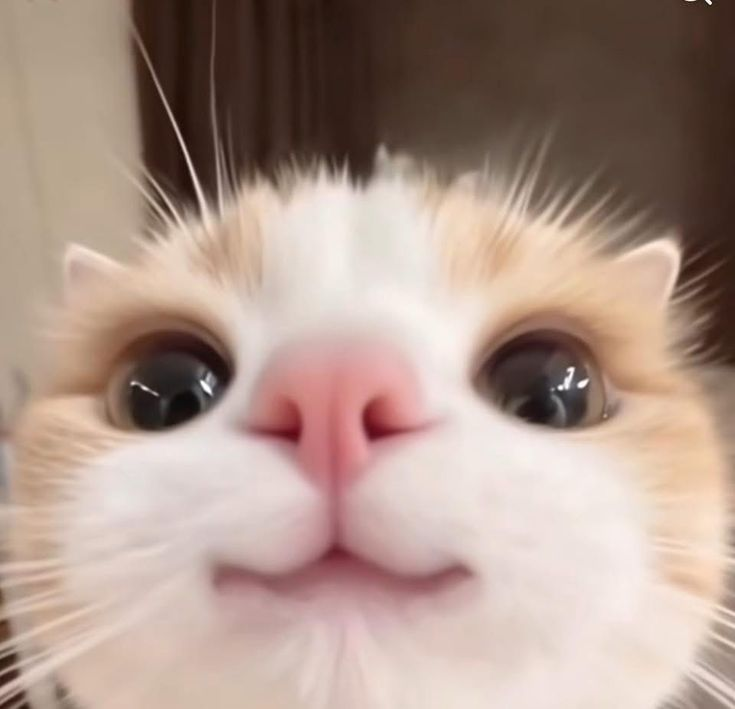
#> input picture pengcit.jpg, 735 x 709 px
$ jupyter execute tugaspengcit.ipynb
#> lines starting #> are read from the running program, lines starting #| are printed output that depends on the picture; after the words box and inside, x2 and y2 are one past the last pixel; in counts of white or black regions, pixels touching at a corner belong together
[cell 1]
#Import Library
import cv2
import matplotlib.pyplot as plt

#1. Membaca Gambar
img = cv2.imread("pengcit.jpg")
#> img is the input picture: shape (709, 735, 3); mean B, G, R 138.1, 149.2, 172.5

#2. Konversi Gambar
#a. True Color (RGB untuk Matplotlib)
img_rgb = cv2.cvtColor(img, cv2.COLOR_BGR2RGB)

#b. Grayscale
img_gray = cv2.cvtColor(img, cv2.COLOR_BGR2GRAY)
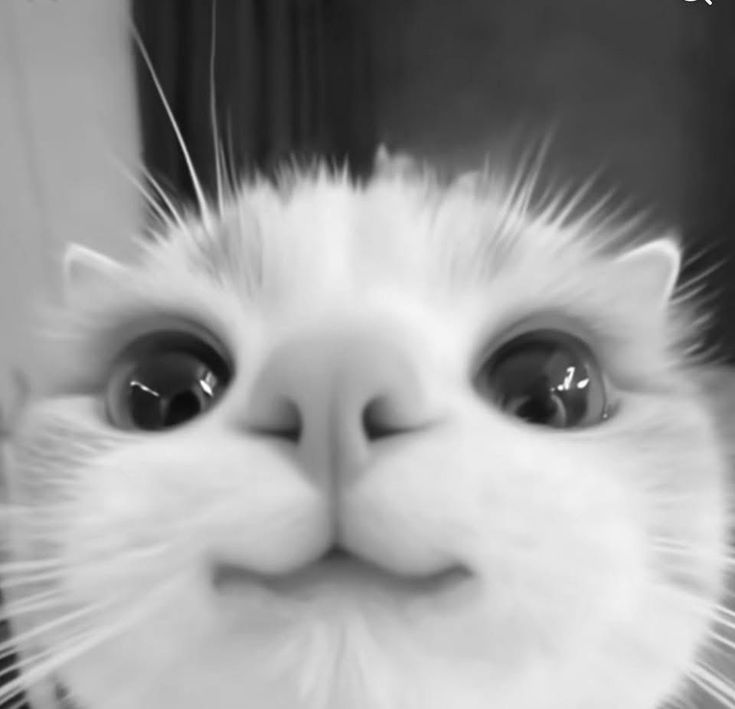
#> img_gray: shape (709, 735); min 10, max 255, mean 154.9

#c. Biner
ret, img_binary = cv2.threshold(img_gray, 127, 255, cv2.THRESH_BINARY)
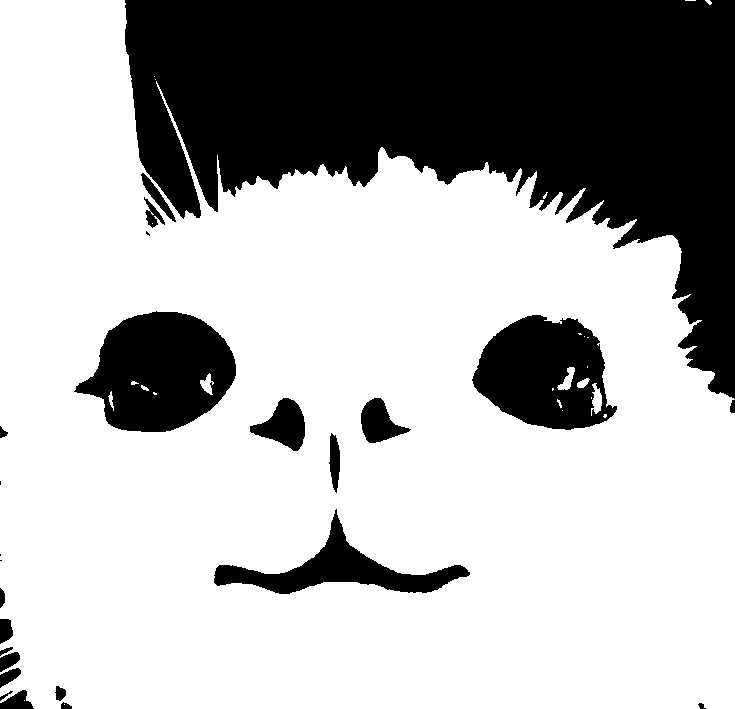
#> img_binary: shape (709, 735); 69.1% white; 25 black regions (4 under 20 px), largest, box (x1, y1, x2, y2) and area: (125, 0, 735, 399) 124562, (74, 311, 236, 432) 13329, (472, 315, 617, 430) 11389

#3. Tampilkan 3 Gambar
plt.figure(figsize=(12, 4))

plt.subplot(1, 3, 1)
plt.imshow(img_rgb)
plt.title("True Color (RGB)")
plt.axis("off")

plt.subplot(1, 3, 2)
plt.imshow(img_gray, cmap="gray")
plt.title("Grayscale")
plt.axis("off")

plt.subplot(1, 3, 3)
plt.imshow(img_binary, cmap="gray")
plt.title("Biner")
plt.axis("off")

plt.tight_layout()
plt.show()
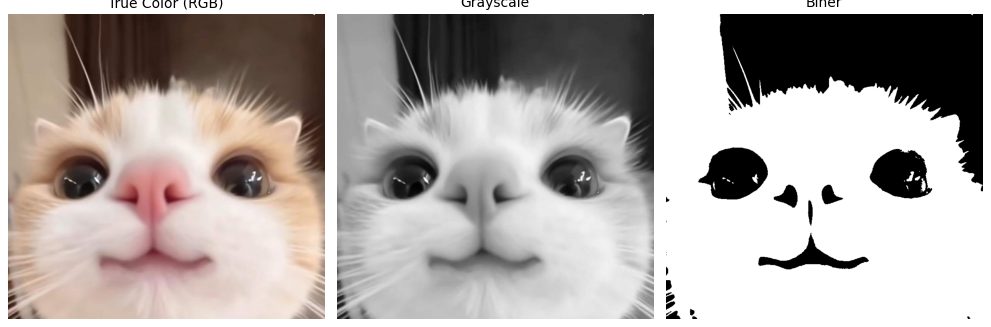
#> figure drawn by matplotlib, 3 panels

#4. Resize Gambar True Color ke 30x30
img_rgb_resized = cv2.resize(img_rgb, (30, 30))
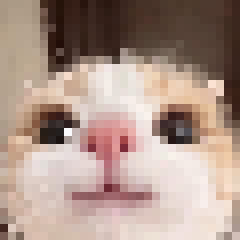
#> img_rgb_resized: shape (30, 30, 3) (shown 8 times larger); mean R, G, B 172.3, 149.1, 137.9

#5. Cuplik Area 5x3 (tinggi=5, lebar=3)
pixel_matrix_5x3 = img_rgb_resized[0:5, 0:3]

#6. Cetak Matriks
print("Matriks Piksel 5x3 (dari gambar 30x30 True Color)")
print("Shape matriks:", pixel_matrix_5x3.shape, "(tinggi=5, lebar=3, RGB=3)")
#| Shape matriks: (5, 3, 3) (tinggi=5, lebar=3, RGB=3)
print("\nNilai RGB setiap piksel:")
for i in range(5):
    for j in range(3):
        r, g, b = pixel_matrix_5x3[i, j]
        print(f"Piksel[{i},{j}]: RGB({r:3d}, {g:3d}, {b:3d})")

#7. Tampilkan Gambar Resize 30x30
plt.figure(figsize=(4, 4))
plt.imshow(img_rgb_resized)
plt.title("Gambar True Color (30x30)")
plt.axis("off")
plt.show()
